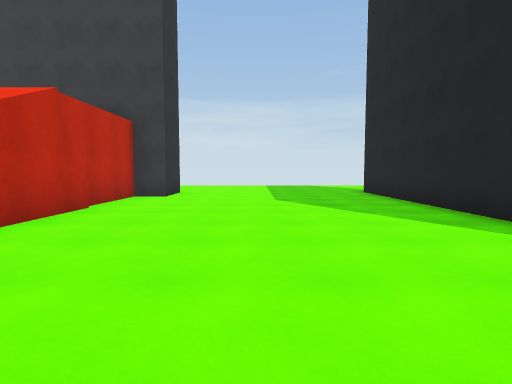
view 1 (above)

17 first-person views from a walk through a 3-D level made in the Unity game engine. The camera is 1.3 m above the floor, tilts 4° down and sees 80° across. The floor is counted in squares, 2 m on a side. Each view is taken from the middle of a square. On the plan, view 1 faces up. The plan holds only what a view shows up to about 10 squares ahead; the rest is blank. The place goes on beyond the plan. Some animated figures are left out.

view 2
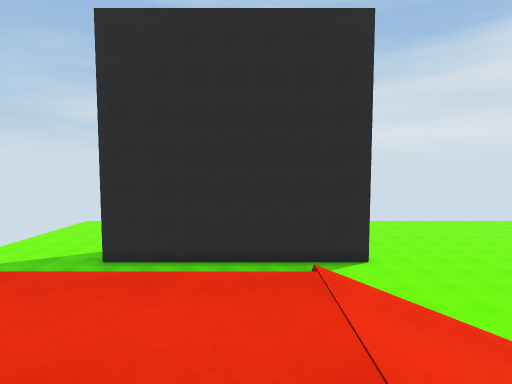

view 3
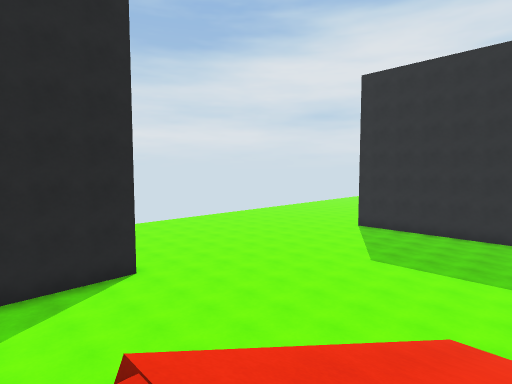

view 4
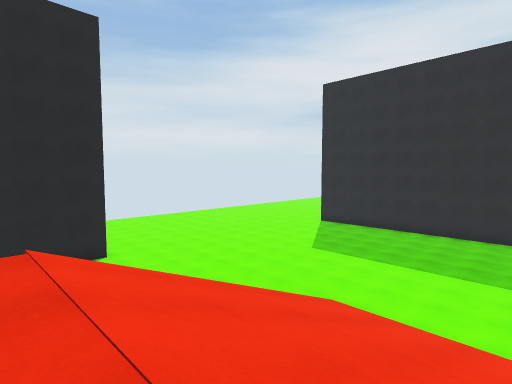

view 5
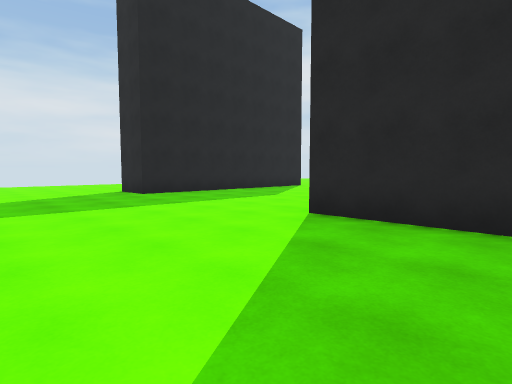

view 6
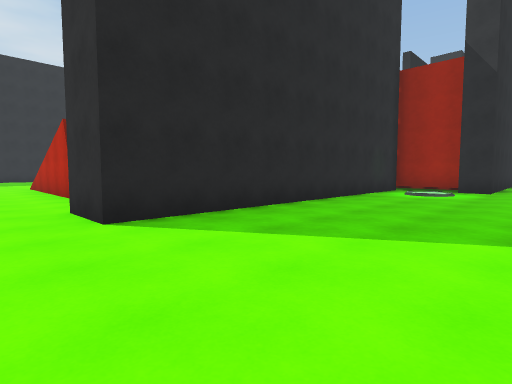

view 7
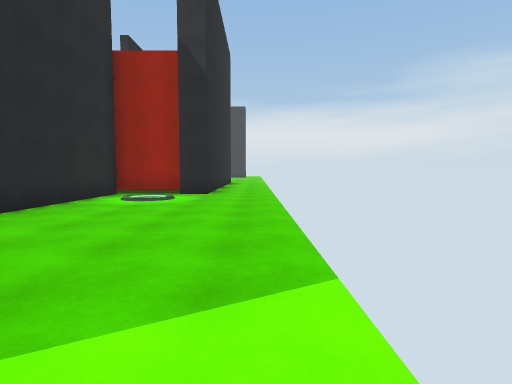

view 8
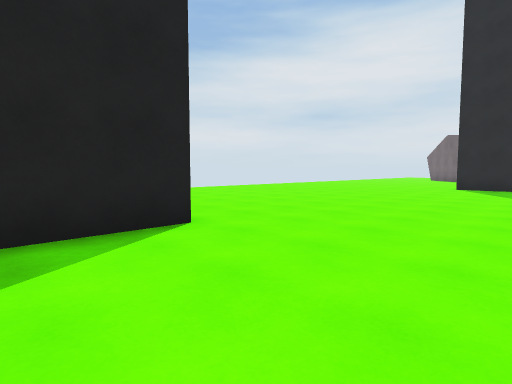

view 9
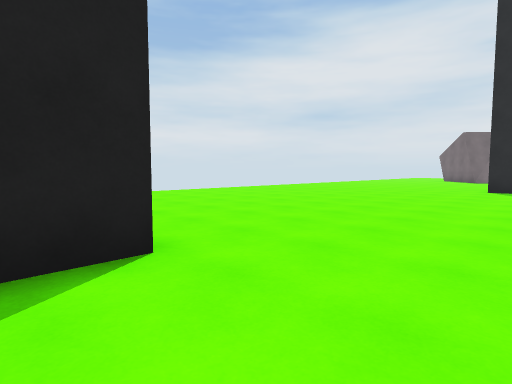

view 10
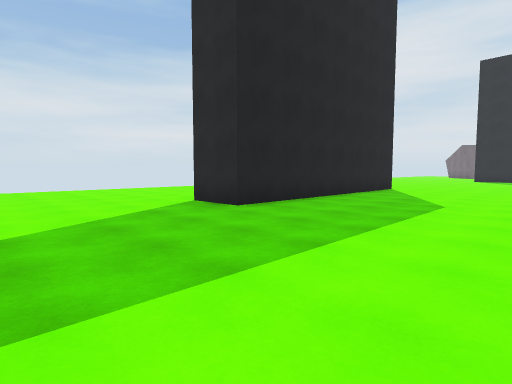

view 11
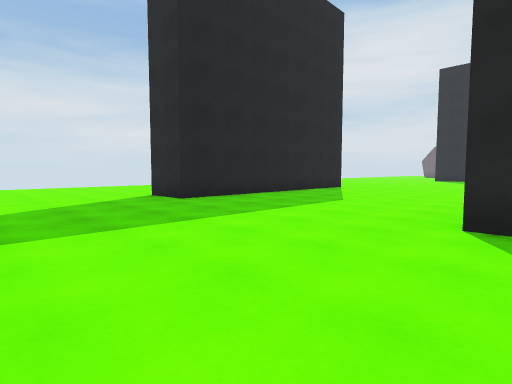

view 12
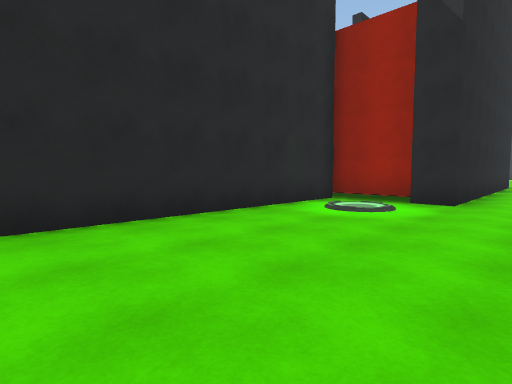

view 13
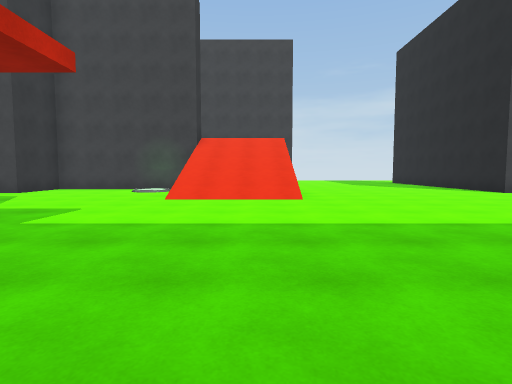

view 14
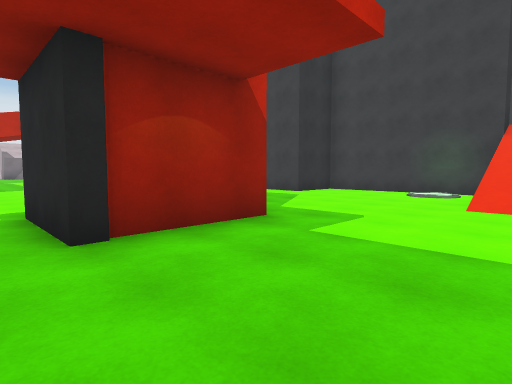

view 15
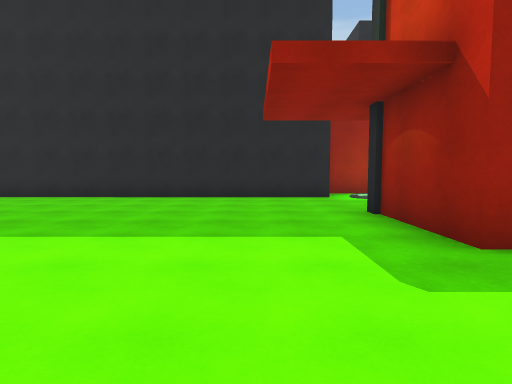

view 16
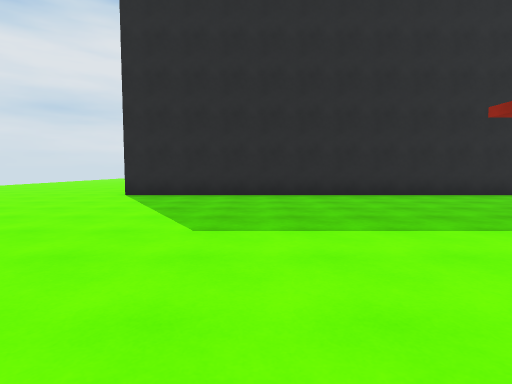

view 17
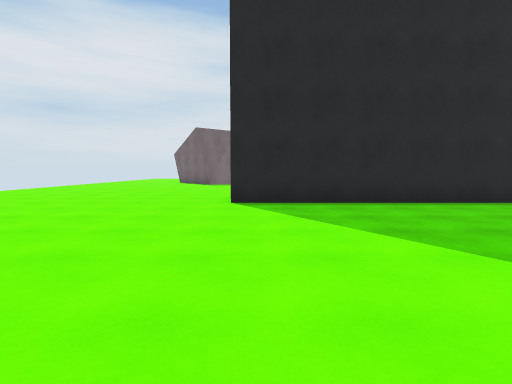

### Floor plan
Key: @ floor where view 1 was taken; # wall or solid block; . main floor; : floor 3.75 m higher than the main floor; / step, stairs or slope; = window, fence, low wall or low ledge; v drop or lower ground.
Columns run from 18 left of view 1 to 4 right of it. Each row starts with its distance up from view 1.
 13      ..................
 12  ......................
 11 #######./..............
 10        ./..............
  9        #########......#
  8             ####......#
  7                .......#
  6               :v......#
  5             :::v......#
  4          ####//v......#
  3        #..// ///......#
  2        #.../v///......#
  1        .....=//=.......
  0        .....////..@....
 -1         ...............
 -2          ..............
 -3           #............
 -4           #............
 -5     ....###............
 -6         ...............
 -7          ..............
 -8          ..............
 -9          ..##########..
-10                      ..
-11                      ..
-12                      ..

Where each view was taken, in squares from view 1:
view 1: 0 up, 0 right, facing up
view 2: 5 up, 5 left, facing right
view 3: 5 up, 4 left, facing down-right
view 4: 5 up, 6 left, facing down-right
view 5: 13 up, 5 left, facing down-right
view 6: 13 up, 1 left, facing down-left
view 7: 13 up, 3 left, facing left
view 8: 4 up, 0 right, facing down-right
view 9: 3 up, 1 right, facing down-right
view 10: 13 up, 1 left, facing down-right
view 11: 13 up, 3 left, facing down-right
view 12: 13 up, 5 left, facing down-left
view 13: 7 down, 4 left, facing up
view 14: 6 down, 5 left, facing up-left
view 15: 0 up, 6 left, facing down
view 16: 0 up, 1 left, facing down
view 17: 2 down, 2 right, facing down
